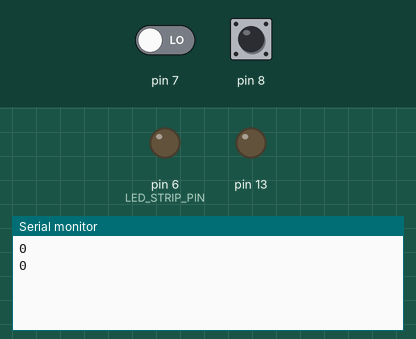
Bench run of a sketch on a simulated Arduino Uno, built with avr-gcc and run on an emulated ATmega328P. Parts: output pins drawn as LEDs (lit = HIGH), the last lines printed to the serial monitor. The inputs (shaded band) are chosen by the test bench; at power-on: pin 7 LOW, pin 8 LOW. The strip is taken to match the declared colour order; random numbers use the default seed unless the sketch sets one.

Above: at 1.2 s.
1.3 s: pin 7 driven HIGH
At 2.4 s:
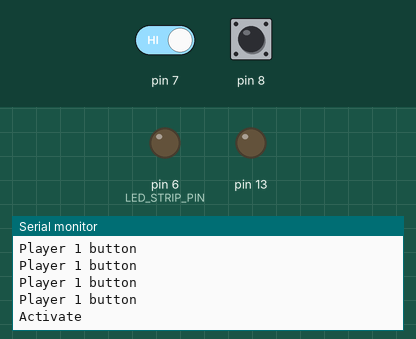
2.8 s: pin 8 driven HIGH
5.8 s: pin 7 driven LOW
7.5 s: pin 8 pulsed LOW 2 times (0.12 s each, 0.3 s apart)
11.1 s: pin 7 driven HIGH and pin 8 driven LOW
At 11.7 s:
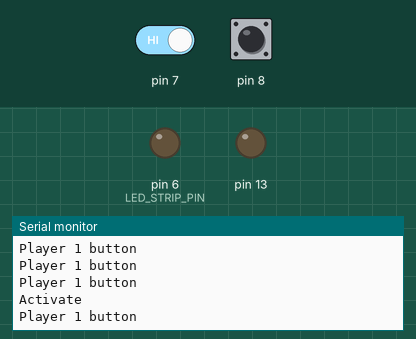

The sketch:

Pong.ino
```cpp
#include <Adafruit_NeoPixel.h>
#include "ball.h"
#include "game.h"
#ifdef __AVR__
  #include <avr/power.h>
#endif

#define BUTTON_ONE_PIN 4
#define BUTTON_TWO_PIN 5

game gameState;

void setup() {
	pinMode(13, OUTPUT);
	pinMode(6, OUTPUT);
	//Player 1 button
	pinMode(7, INPUT);
	//Player 2 button
	pinMode(8, INPUT);

	Serial.begin(9600);

	Serial.println(digitalRead(8));
	Serial.println (digitalRead(7));

}

void loop() {

	gameState.logicTick();

}
```

.ino.cpp
```cpp
#ifdef __IN_ECLIPSE__
//This is a automatic generated file
//Please do not modify this file
//If you touch this file your change will be overwritten during the next build
//This file has been generated on 2016-11-12 21:41:28

#include "Arduino.h"
#include <Adafruit_NeoPixel.h>
#include "ball.h"
#include "game.h"
#include <avr/power.h>
void setup() ;
void loop() ;

#include "Pong.ino"


#endif
```

ball.cpp
```cpp
#include "ball.h"
#include "Arduino.h"


int ball::getPosition(){
    return this->BALL_STAT.currentPos;
}

void ball::reverseDirection(){
    BALL_STAT.velocityDirection = !BALL_STAT.velocityDirection;
    if(BALL_STAT.ballSpeed > 20){
        BALL_STAT.ballSpeed -= 10;
    }

    Serial.println(BALL_STAT.ballSpeed);
  }

void ball::tick(){


    if (millis() >= BALL_STAT.timeSinceLastTick + BALL_STAT.ballSpeed){
    	BALL_STAT.timeSinceLastTick = millis();


        if (BALL_STAT.currentPos <= 0){
            this->reverseDirection();

          }
        else if (BALL_STAT.currentPos >= 29){
            this->reverseDirection();
          }

        if (BALL_STAT.velocityDirection){
            BALL_STAT.currentPos += 1;
          }
        else{
            BALL_STAT.currentPos -= 1;
          }
        //Serial.print((BALL_STAT.currentPos));
        //Serial.print(" ");
      }
  }

void ball::reset(){

	BALL_STAT.currentPos = 15;
	//Int time to change pixel
	BALL_STAT.ballSpeed = 100;
	BALL_STAT.timeSinceLastTick = 0;
	//True is right, false is left. Left refers to the side with the soldered logic joint.
	BALL_STAT.velocityDirection = random(0, 2);

}

ball::ball(){

	BALL_STAT.currentPos = 15;
	//Int time to change pixel
	BALL_STAT.ballSpeed = 100;
	BALL_STAT.timeSinceLastTick = 0;
	//True is right, false is left. Left refers to the side with the soldered logic joint.
	BALL_STAT.velocityDirection = random(0,2);

}
```

ball.h
```cpp
#ifndef BALL_H
#define BALL_H

#include "Arduino.h"

struct ballStats{
  int currentPos;
  //In time to pixel change
  int ballSpeed;
  unsigned long timeSinceLastTick;
  bool velocityDirection;
  };

class ball{
	ballStats BALL_STAT;
public:
	void reset();
	ball();
	int getPosition();
	void tick();
	void reverseDirection();
private:

};

#endif
```

game.cpp
```cpp
#include "game.h"
#include "ball.h"
#include "Arduino.h"
#include <Adafruit_NeoPixel.h>

#define LED_STRIP_PIN 6

//final variables
int const SIZEOFSTRIP = 30;

//initialize the strip variable
Adafruit_NeoPixel strip = Adafruit_NeoPixel(SIZEOFSTRIP, LED_STRIP_PIN, NEO_RGB + NEO_KHZ800);

//Other stuff to initialize
ball gameBall;
stats gameStats;


game::game(){

    gameBall = ball();
    gameStats.player1Score = 0;
    gameStats.player2Score = 0;

    gameStats.player1Paddle = paddle();
    gameStats.player2Paddle = paddle();

    //LED that, if touched, calles a lose.
    gameStats.player1DeadZone = 0;
    gameStats.player2DeadZone = SIZEOFSTRIP - 1;

    //Where the paddle is considered
    gameStats.player1PaddleZone = 1;
    gameStats.player2PaddleZone = SIZEOFSTRIP - 2;

    //Initialize
    strip.begin();
    //Show blank (no LEDs have values asigned yet, so they're blank)
    strip.clear();

  }

game::~game(){
    //Put in strip stuff here:

    //clear variables for this game.
    delete &gameBall;
  }

//Called to start a game
void game::start(){

  }

//Called to updateLogic
void game::logicTick(){


    if(digitalRead(7) == HIGH){
    	clickHandler(1);
    }
    if (digitalRead(8) == HIGH){
    	clickHandler(2);
    }

    if((gameBall.getPosition() == gameStats.player1PaddleZone && gameStats.player1Paddle.isActive()) || (gameBall.getPosition() == gameStats.player2PaddleZone  && gameStats.player2Paddle.isActive())){
    	Serial.println("Ping");
    	gameBall.reverseDirection();
    	gameBall.tick();
    	//Lazy way to reset the paddles. Fix this so it's spread across a few functions.
    	gameStats.player1Paddle.hit();
    	gameStats.player2Paddle.hit();
    }

    gameStats.player1Paddle.tick();
    gameStats.player2Paddle.tick();


    gameBall.tick();
    this->scoreCheck();
    this->render();

  }

void game::clickHandler(int player){
	/*
	 * Ehhhhhhhhh. We could just check for the range that the ball is in within this spot and avoid the whole paddle paradigm thing.
	 * Honestly, I think that's the best idea, and just use the paddle class to keep track of different stats.
	 * But at that point you could really just make a struct in this class since we don't ever have to call a function for the paddle to work.
	 * Than again, the paddle class will handle all the cooldown information. So maybe leave it seperate for readability.
	 */

	if(player == 1){
		Serial.println("Player 1 button");
		gameStats.player1Paddle.buttonDown();
	} else{
		Serial.println("Player 2 button");
		gameStats.player2Paddle.buttonDown();
	}

  }

void game::render(){
  blankRender();
  strip.setPixelColor(gameBall.getPosition(), 25, 25, 25);
  strip.show();
  }

void game::blankRender(){
    strip.clear();
    strip.setPixelColor(0, 0, 25, 0);
    strip.setPixelColor(SIZEOFSTRIP - 1, 0, 25, 0);
  }

void game::show(){
	strip.show();
}

int game::position(){
	return gameBall.getPosition();

}

void game::scoreCheck(){
	if (gameBall.getPosition() == gameStats.player1DeadZone){
		gameStats.player2Score++;
		this->winAnimation(2);
		this->reset();
		Serial.print("player 2 scores: ");
		Serial.println (gameStats.player2Score);
	} else if (gameBall.getPosition() == gameStats.player2DeadZone){
		gameStats.player1Score++;
		this->winAnimation(1);
		this->reset();
		Serial.print("player 1 scores: ");
		Serial.println(gameStats.player1Score);
	}

}

void game::reset(){
	gameBall.reset();
	this->render();

	gameStats.player1Paddle.reset();
	gameStats.player2Paddle.reset();
	delay(1000);
}

void game::winAnimation(int winner){
	int green, red;
	if (winner == 1){
		green = 0;
		red = 29;
	} else {
		green = 29;
		red = 0;
	}

	for (int i = 0; i < SIZEOFSTRIP/2; i++){
		strip.setPixelColor(red, 0, 25, 0);
		strip.setPixelColor(green, 25, 0, 0);
		if (winner == 1){
			green++;
			red--;
		} else {
			green--;
			red++;
		}
		this->show();
		delay(100);
	}
	strip.clear();
	this->show();

}
```

game.h
```cpp
#include "paddle.h"
#ifndef GAME_H
#define GAME_H

struct stats{
  int player1Score;
  int player2Score;

  paddle player1Paddle;
  paddle player2Paddle;

  int player1DeadZone;
  int player2DeadZone;

  int player1PaddleZone;
  int player2PaddleZone;
  };
class game{
public:
  game();
  ~game();
  //called to start game
  void start();
  //handles button pushes
  void clickHandler(int player);
  //Called to do a logic tick
  void logicTick();
  void show();
  void render();
  int position();
private:
  void blankRender();
  void scoreCheck();
  void reset();
  void winAnimation(int winner);
};

#endif
```

paddle.cpp
```cpp
/*
 * paddle.cpp
 *
 *  Created on: Oct 5, 2016
 *      Author: Myatt
 */

#include "paddle.h"
#include "Arduino.h"

paddle::paddle(){
	myStats.active = false;
	//in ms.
	myStats.activeTime = 200;
	myStats.cooldown = 100;
	myStats.lastTimeUsed = 0;

}

paddle::~paddle(){

}

void paddle::buttonDown(){

	if (millis() > myStats.lastTimeUsed + myStats.cooldown){
		Serial.println("Activate");
		myStats.active = true;
		myStats.lastTimeUsed = millis();
	}
}

void paddle::tick(){
	if (myStats.active && millis() - myStats.lastTimeUsed > myStats.activeTime){
		Serial.println("DEactivate");
		myStats.active = false;
	}

	return;

}

void paddle::hit(){

	this->myStats.active = false;
}

bool paddle::isActive(){
	return myStats.active;
}

void paddle::reset(){
	this->myStats.active = false;
	this->myStats.lastTimeUsed = 0;
}
```

paddle.h
```cpp
/*
 * paddle.h
 *
 *  Created on: Oct 5, 2016
 *      Author: Myatt
 */

#ifndef PADDLE_H_
#define PADDLE_H_

struct paddleStats {
	unsigned int cooldown;
	unsigned long lastTimeUsed;
	bool active;
	unsigned int activeTime;

};

class paddle{
public:
	paddle();
	~paddle();
	void buttonDown();
	void tick();
	bool isActive();
	void reset();
	void hit();

private:
	paddleStats myStats;

};


#endif /* PADDLE_H_ */
```

Measured:
- after the input at 1.3 s, the serial monitor: prints a new line at once (image 1)
- after the input at 11.1 s, the serial monitor: prints a new line after 0.08 s (image 2)
